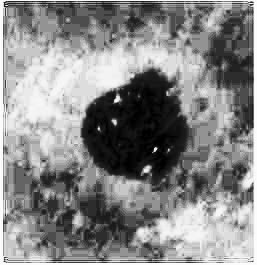
#> input picture macular hole/image41.jpg, 257 x 265 px
$ python kmeans.py
#> lines starting #> are read from the running program, lines starting #| are printed output that depends on the picture; after the words box and inside, x2 and y2 are one past the last pixel; in counts of white or black regions, pixels touching at a corner belong together
import numpy as np
import cv2 as cv
import cv2
img = cv.imread('macular hole/image41.jpg')
#> img is the input picture: shape (265, 257, 3); min 0, max 255, mean 134.1
img1 = cv.imread('macular hole/image41.jpg',0)
#> img1: shape (265, 257); min 0, max 255, mean 134.1
dim = (250,250)
img = cv2.resize(img, dim, interpolation = cv2.INTER_AREA)
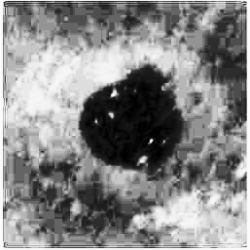
#> img: shape (250, 250, 3); min 0, max 255, mean 134.1
Z = img.reshape((-1,3))
kernel = np.ones((13,13),np.uint8)
# convert to np.float32
Z = np.float32(Z)
# define criteria, number of clusters(K) and apply kmeans()
criteria = (cv.TERM_CRITERIA_EPS + cv.TERM_CRITERIA_MAX_ITER, 10, 1.0)
K = 2
ret,label,center=cv.kmeans(Z,K,None,criteria,10,cv.KMEANS_RANDOM_CENTERS)
#> ret = 250624757.2; center = [[67.64, 67.64, 67.64], [192.8, 192.8, 192.8]]
# Now convert back into uint8, and make original image
center = np.uint8(center)
#> center = [[67, 67, 67], [192, 192, 192]]
res = center[label.flatten()]
res2 = res.reshape((img.shape))
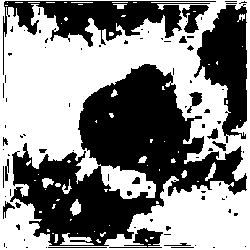
#> res2: shape (250, 250, 3); values 67 (black) and 192 (white), 53.1% white; 86 black regions (65 under 20 px), largest, box (x1, y1, x2, y2) and area: (10, 64, 247, 246) 18766, (3, 1, 216, 75) 4549, (194, 4, 247, 143) 4062
cv2.imshow('kmeans',res2)
cv2.waitKey(0)
cv2.imwrite("pol2.jpg",res2)
dilation = cv.morphologyEx(res2,cv.MORPH_OPEN,kernel)
#> dilation: shape (250, 250, 3); values 67 (black) and 192 (white), 34.4% white; 7 white regions, largest, box (x1, y1, x2, y2) and area: (0, 23, 225, 159) 14385, (153, 190, 250, 250) 4797, (0, 206, 46, 250) 1421
dilation1 = cv.dilate(res2,kernel,iterations = 2)
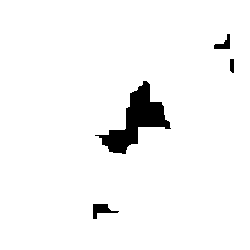
#> dilation1: shape (250, 250, 3); values 67 (black) and 192 (white), 96.3% white; 4 black regions, box (x1, y1, x2, y2) and area: (95, 81, 171, 154) 1978, (93, 204, 119, 219) 186, (214, 34, 230, 49) 119, (230, 59, 234, 73) 53
dilation2 = cv.erode(res2,kernel,iterations = 1)
#> dilation2: shape (250, 250, 3); values 67 (black) and 192 (white), 18.5% white; 15 white regions (8 under 20 px), largest, box (x1, y1, x2, y2) and area: (0, 37, 192, 153) 8193, (159, 196, 250, 250) 2838, (0, 225, 20, 250) 212
gradient = cv.morphologyEx(res2, cv.MORPH_GRADIENT, kernel)
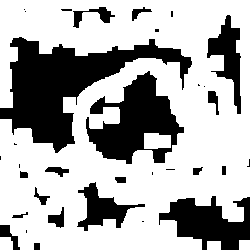
#> gradient: shape (250, 250, 3); values 0 (black) and 125 (white), 68.3% white; 33 black regions (14 under 20 px), largest, box (x1, y1, x2, y2) and area: (0, 37, 192, 153) 8193, (86, 71, 184, 164) 4594, (159, 196, 250, 250) 2838
cv.imshow('open',dilation)
cv.imshow('dialate',dilation1)
cv.imshow('erode',dilation2)
cv.imshow('gradient',gradient)
cv2.waitKey(0)
cv.imwrite('lo1.jpg',gradient)

res2= cv2.imread('lo1.jpg',0)
#> res2: shape (250, 250); min 0, max 131, mean 85.4
blur = cv2.GaussianBlur(res2,(11,11),0)
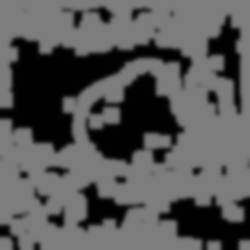
#> blur: shape (250, 250); min 0, max 125, mean 85.4
cv2.imshow('blur',blur)
edges = cv2.Canny(blur,1,0)
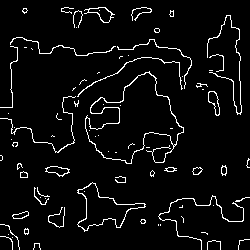
#> edges: shape (250, 250); 5% white in thin lines or dots
cimg = img
cv.imshow('edge',edges)
cv2.waitKey(0)
circles = cv2.HoughCircles(edges,cv.HOUGH_GRADIENT,1,20000,
                            param1=50,param2=29,minRadius=40,maxRadius=108)
#> circles = [[156.5, 126.5, 85.4]]

circles = np.uint16(np.around(circles))
#> circles = [[156, 126, 85]]
for i in circles[0,:]:
    # draw the outer circle
    cv2.circle(cimg,(i[0],i[1]),i[2],(255,255,255),2)
    # draw the center of the circle
    cv2.circle(cimg,(i[0],i[1]),2,(255,255,255),3)
#> this loop made 1 pass
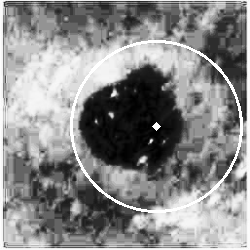
#> cimg: shape (250, 250, 3); 2.53% of pixels changed, all inside (x1, y1, x2, y2) = (70, 40, 243, 213)

cv2.imshow('detected circles',cimg)

cv.waitKey(0)
cv.destroyAllWindows()

$ run again, with macular hole/image0.jpg copied over macular hole/image41.jpg
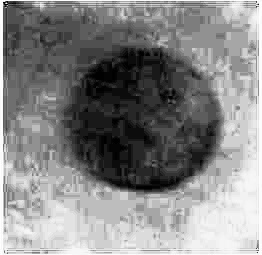
#> input picture macular hole/image0.jpg, 262 x 255 px
#> img is the input picture: shape (255, 262, 3); min 0, max 255, mean 134
#> img: shape (250, 250, 3)
#> `ret,label,center=cv.kmeans(Z,K,None,criteria,10,cv.KMEANS_RANDOM_CENTE..`: ret = 229192137.5; center = [[67.99, 67.99, 67.99], [196.5, 196.5, 196.5]]
#> `center = np.uint8(center)`: center = [[67, 67, 67], [196, 196, 196]]
#> `res2 = res.reshape((img.shape))`:
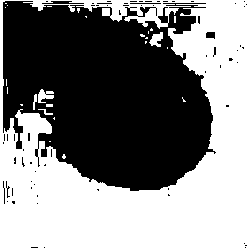
#> res2: shape (250, 250, 3); values 67 (black) and 196 (white), 51.4% white; 68 black regions (62 under 20 px), largest, box (x1, y1, x2, y2) and area: (3, 1, 216, 191) 29919, (42, 1, 84, 4) 79, (206, 32, 215, 39) 54, (130, 3, 161, 4) 31, (3, 181, 5, 204) 23, (6, 181, 10, 198) 23
#> dilation: shape (250, 250, 3); values 67 (black) and 196 (white), 43.8% white; 2 white regions, box (x1, y1, x2, y2) and area: (0, 0, 250, 250) 26915, (23, 113, 47, 133) 443
#> dilation1: shape (250, 250, 3); values 67 (black) and 196 (white), 73.1% white; 1 black region, box (x1, y1, x2, y2) and area: (15, 18, 199, 178) 16840
#> dilation2: shape (250, 250, 3); values 67 (black) and 196 (white), 33% white; 3 white regions, box (x1, y1, x2, y2) and area: (0, 30, 250, 250) 19211, (206, 0, 250, 59) 1338, (29, 119, 41, 127) 59
#> gradient: shape (250, 250, 3); values 0 (black) and 129 (white), 32.1% white; 7 white regions, largest, box (x1, y1, x2, y2) and area: (0, 0, 250, 210) 18277, (0, 175, 21, 210) 658, (176, 91, 192, 108) 260
#> edges: shape (250, 250); 3.1% white in thin lines or dots
#> `circles = cv2.HoughCircles(edges,cv.HOUGH_GRADIENT,1,20000, param1=50,..`: circles = [[128.5, 122.5, 74.9]]
#> `circles = np.uint16(np.around(circles))`: circles = [[128, 122, 75]]
#> the loop `for i in circles[0,:]:` made 1 pass
#> after the loop `for i in circles[0,:]:`:
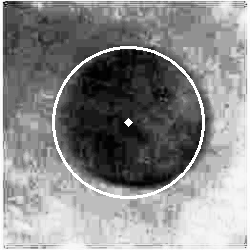
#> cimg: shape (250, 250, 3); min 0, max 255, mean 137.7

$ run again, with macular hole/image10.jpg copied over macular hole/image41.jpg
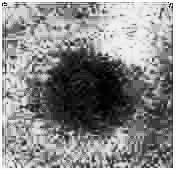
#> input picture macular hole/image10.jpg, 176 x 170 px
#> img is the input picture: shape (170, 176, 3); min 0, max 255, mean 136.1
#> img: shape (250, 250, 3)
#> `ret,label,center=cv.kmeans(Z,K,None,criteria,10,cv.KMEANS_RANDOM_CENTE..`: ret = 248087009.6; center = [[190.2, 190.2, 190.2], [62.77, 62.77, 62.77]]
#> `center = np.uint8(center)`: center = [[190, 190, 190], [62, 62, 62]]
#> `res2 = res.reshape((img.shape))`:
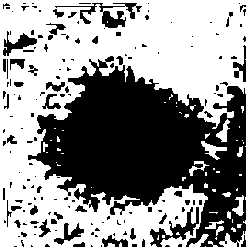
#> res2: shape (250, 250, 3); values 62 (black) and 190 (white), 57.5% white; 165 black regions (119 under 20 px), largest, box (x1, y1, x2, y2) and area: (28, 56, 246, 247) 21961, (55, 3, 142, 28) 627, (150, 207, 199, 247) 564
#> dilation: shape (250, 250, 3); values 62 (black) and 190 (white), 30% white; 11 white regions, largest, box (x1, y1, x2, y2) and area: (0, 0, 250, 137) 13665, (0, 0, 55, 39) 1237, (0, 144, 35, 188) 1159
#> dilation1: shape (250, 250, 3); values 62 (black) and 190 (white), 88% white; 1 black region, box (x1, y1, x2, y2) and area: (76, 88, 189, 186) 7499
#> dilation2: shape (250, 250, 3); values 62 (black) and 190 (white), 12.2% white; 19 white regions (8 under 20 px), largest, box (x1, y1, x2, y2) and area: (31, 0, 237, 93) 6167, (0, 150, 22, 182) 381, (0, 14, 40, 33) 329
#> gradient: shape (250, 250, 3); values 0 (black) and 128 (white), 70.7% white; 22 black regions (8 under 20 px), largest, box (x1, y1, x2, y2) and area: (66, 79, 199, 194) 10340, (31, 0, 237, 93) 6167, (0, 150, 22, 182) 381
#> edges: shape (250, 250); 3.5% white in thin lines or dots
#> `circles = cv2.HoughCircles(edges,cv.HOUGH_GRADIENT,1,20000, param1=50,..`: circles = [[111.5, 129.5, 86.5]]
#> `circles = np.uint16(np.around(circles))`: circles = [[112, 130, 86]]
#> the loop `for i in circles[0,:]:` made 1 pass
#> after the loop `for i in circles[0,:]:`:
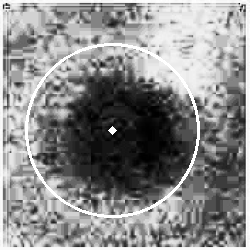
#> cimg: shape (250, 250, 3); min 0, max 255, mean 138.5
